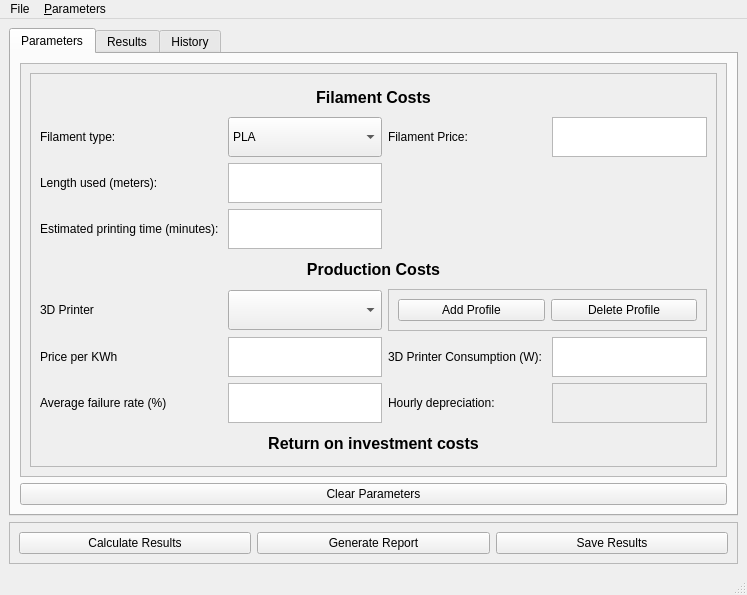
<?xml version="1.0" encoding="UTF-8"?>
<ui version="4.0">
 <class>MainWindow</class>
 <widget class="QMainWindow" name="MainWindow">
  <property name="geometry">
   <rect>
    <x>0</x>
    <y>0</y>
    <width>747</width>
    <height>595</height>
   </rect>
  </property>
  <property name="windowTitle">
   <string>MainWindow</string>
  </property>
  <widget class="QWidget" name="centralwidget">
   <layout class="QVBoxLayout" name="verticalLayout">
    <item>
     <widget class="QTabWidget" name="tabWidget">
      <property name="currentIndex">
       <number>0</number>
      </property>
      <widget class="QWidget" name="parameters_tab">
       <attribute name="title">
        <string>Parameters</string>
       </attribute>
       <layout class="QGridLayout" name="gridLayout">
        <item row="0" column="0">
         <widget class="QScrollArea" name="scrollArea">
          <property name="widgetResizable">
           <bool>true</bool>
          </property>
          <widget class="QWidget" name="scrollAreaWidgetContents">
           <property name="geometry">
            <rect>
             <x>0</x>
             <y>0</y>
             <width>705</width>
             <height>409</height>
            </rect>
           </property>
           <layout class="QVBoxLayout" name="verticalLayout_2">
            <item>
             <widget class="QFrame" name="frame_2">
              <property name="frameShape">
               <enum>QFrame::Shape::StyledPanel</enum>
              </property>
              <property name="frameShadow">
               <enum>QFrame::Shadow::Raised</enum>
              </property>
              <layout class="QGridLayout" name="gridLayout_2">
               <item row="7" column="3">
                <widget class="QTextEdit" name="textEdit_7">
                 <property name="enabled">
                  <bool>false</bool>
                 </property>
                 <property name="maximumSize">
                  <size>
                   <width>16777215</width>
                   <height>40</height>
                  </size>
                 </property>
                </widget>
               </item>
               <item row="7" column="0">
                <widget class="QLabel" name="label_10">
                 <property name="maximumSize">
                  <size>
                   <width>16777215</width>
                   <height>40</height>
                  </size>
                 </property>
                 <property name="text">
                  <string>Average failure rate (%)</string>
                 </property>
                </widget>
               </item>
               <item row="1" column="3">
                <widget class="QTextEdit" name="textEdit_3">
                 <property name="maximumSize">
                  <size>
                   <width>16777215</width>
                   <height>40</height>
                  </size>
                 </property>
                </widget>
               </item>
               <item row="1" column="2">
                <widget class="QLabel" name="label_3">
                 <property name="maximumSize">
                  <size>
                   <width>16777215</width>
                   <height>40</height>
                  </size>
                 </property>
                 <property name="text">
                  <string>Filament Price:</string>
                 </property>
                </widget>
               </item>
               <item row="5" column="0">
                <widget class="QLabel" name="label_11">
                 <property name="text">
                  <string>3D Printer</string>
                 </property>
                </widget>
               </item>
               <item row="7" column="1">
                <widget class="QTextEdit" name="textEdit_6">
                 <property name="maximumSize">
                  <size>
                   <width>16777215</width>
                   <height>40</height>
                  </size>
                 </property>
                </widget>
               </item>
               <item row="3" column="1">
                <widget class="QTextEdit" name="textEdit_2">
                 <property name="maximumSize">
                  <size>
                   <width>16777215</width>
                   <height>40</height>
                  </size>
                 </property>
                </widget>
               </item>
               <item row="6" column="1">
                <widget class="QTextEdit" name="textEdit_4">
                 <property name="maximumSize">
                  <size>
                   <width>16777215</width>
                   <height>40</height>
                  </size>
                 </property>
                </widget>
               </item>
               <item row="6" column="2">
                <widget class="QLabel" name="label_9">
                 <property name="maximumSize">
                  <size>
                   <width>16777215</width>
                   <height>40</height>
                  </size>
                 </property>
                 <property name="text">
                  <string>3D Printer Consumption (W): </string>
                 </property>
                </widget>
               </item>
               <item row="7" column="2">
                <widget class="QLabel" name="label_12">
                 <property name="maximumSize">
                  <size>
                   <width>16777215</width>
                   <height>40</height>
                  </size>
                 </property>
                 <property name="text">
                  <string>Hourly depreciation:</string>
                 </property>
                </widget>
               </item>
               <item row="4" column="0" colspan="4">
                <widget class="QLabel" name="label_7">
                 <property name="font">
                  <font>
                   <pointsize>12</pointsize>
                   <bold>true</bold>
                  </font>
                 </property>
                 <property name="text">
                  <string>Production Costs</string>
                 </property>
                 <property name="alignment">
                  <set>Qt::AlignmentFlag::AlignCenter</set>
                 </property>
                </widget>
               </item>
               <item row="6" column="0">
                <widget class="QLabel" name="label_8">
                 <property name="maximumSize">
                  <size>
                   <width>16777215</width>
                   <height>40</height>
                  </size>
                 </property>
                 <property name="text">
                  <string>Price per KWh</string>
                 </property>
                </widget>
               </item>
               <item row="2" column="1">
                <widget class="QTextEdit" name="textEdit">
                 <property name="maximumSize">
                  <size>
                   <width>16777215</width>
                   <height>40</height>
                  </size>
                 </property>
                </widget>
               </item>
               <item row="3" column="0">
                <widget class="QLabel" name="label_4">
                 <property name="maximumSize">
                  <size>
                   <width>16777215</width>
                   <height>40</height>
                  </size>
                 </property>
                 <property name="text">
                  <string>Estimated printing time (minutes): </string>
                 </property>
                </widget>
               </item>
               <item row="1" column="1">
                <widget class="QComboBox" name="comboBox">
                 <property name="maximumSize">
                  <size>
                   <width>16777215</width>
                   <height>40</height>
                  </size>
                 </property>
                 <item>
                  <property name="text">
                   <string>PLA</string>
                  </property>
                 </item>
                 <item>
                  <property name="text">
                   <string>ABS</string>
                  </property>
                 </item>
                 <item>
                  <property name="text">
                   <string>Nylon</string>
                  </property>
                 </item>
                 <item>
                  <property name="text">
                   <string>PETG</string>
                  </property>
                 </item>
                 <item>
                  <property name="text">
                   <string>ASA</string>
                  </property>
                 </item>
                </widget>
               </item>
               <item row="1" column="0">
                <widget class="QLabel" name="label">
                 <property name="maximumSize">
                  <size>
                   <width>16777215</width>
                   <height>40</height>
                  </size>
                 </property>
                 <property name="text">
                  <string>Filament type:</string>
                 </property>
                </widget>
               </item>
               <item row="5" column="2" colspan="2">
                <widget class="QFrame" name="frame_3">
                 <property name="maximumSize">
                  <size>
                   <width>16777215</width>
                   <height>80</height>
                  </size>
                 </property>
                 <property name="frameShape">
                  <enum>QFrame::Shape::StyledPanel</enum>
                 </property>
                 <property name="frameShadow">
                  <enum>QFrame::Shadow::Raised</enum>
                 </property>
                 <layout class="QHBoxLayout" name="horizontalLayout_2">
                  <item>
                   <widget class="QPushButton" name="pushButton_5">
                    <property name="text">
                     <string>Add Profile</string>
                    </property>
                   </widget>
                  </item>
                  <item>
                   <widget class="QPushButton" name="pushButton_6">
                    <property name="text">
                     <string>Delete Profile</string>
                    </property>
                   </widget>
                  </item>
                 </layout>
                </widget>
               </item>
               <item row="5" column="1">
                <widget class="QComboBox" name="comboBox_2">
                 <property name="maximumSize">
                  <size>
                   <width>16777215</width>
                   <height>40</height>
                  </size>
                 </property>
                </widget>
               </item>
               <item row="8" column="0" colspan="4">
                <widget class="QLabel" name="label_6">
                 <property name="maximumSize">
                  <size>
                   <width>16777215</width>
                   <height>40</height>
                  </size>
                 </property>
                 <property name="font">
                  <font>
                   <pointsize>12</pointsize>
                   <bold>true</bold>
                  </font>
                 </property>
                 <property name="text">
                  <string>Return on investment costs</string>
                 </property>
                 <property name="alignment">
                  <set>Qt::AlignmentFlag::AlignCenter</set>
                 </property>
                </widget>
               </item>
               <item row="0" column="0" colspan="4">
                <widget class="QLabel" name="label_5">
                 <property name="maximumSize">
                  <size>
                   <width>16777215</width>
                   <height>40</height>
                  </size>
                 </property>
                 <property name="font">
                  <font>
                   <pointsize>12</pointsize>
                   <bold>true</bold>
                  </font>
                 </property>
                 <property name="text">
                  <string>Filament Costs</string>
                 </property>
                 <property name="alignment">
                  <set>Qt::AlignmentFlag::AlignCenter</set>
                 </property>
                </widget>
               </item>
               <item row="6" column="3">
                <widget class="QTextEdit" name="textEdit_5">
                 <property name="maximumSize">
                  <size>
                   <width>16777215</width>
                   <height>40</height>
                  </size>
                 </property>
                </widget>
               </item>
               <item row="2" column="0">
                <widget class="QLabel" name="label_2">
                 <property name="maximumSize">
                  <size>
                   <width>16777215</width>
                   <height>40</height>
                  </size>
                 </property>
                 <property name="text">
                  <string>Length used (meters): </string>
                 </property>
                </widget>
               </item>
              </layout>
             </widget>
            </item>
           </layout>
          </widget>
         </widget>
        </item>
        <item row="1" column="0">
         <widget class="QPushButton" name="pushButton_4">
          <property name="text">
           <string>Clear Parameters</string>
          </property>
         </widget>
        </item>
       </layout>
      </widget>
      <widget class="QWidget" name="results_tab">
       <attribute name="title">
        <string>Results</string>
       </attribute>
      </widget>
      <widget class="QWidget" name="history_tab">
       <attribute name="title">
        <string>History</string>
       </attribute>
      </widget>
     </widget>
    </item>
    <item>
     <widget class="QFrame" name="frame">
      <property name="frameShape">
       <enum>QFrame::Shape::StyledPanel</enum>
      </property>
      <property name="frameShadow">
       <enum>QFrame::Shadow::Raised</enum>
      </property>
      <layout class="QHBoxLayout" name="horizontalLayout">
       <item>
        <widget class="QPushButton" name="pushButton">
         <property name="text">
          <string>Calculate Results</string>
         </property>
        </widget>
       </item>
       <item>
        <widget class="QPushButton" name="pushButton_2">
         <property name="text">
          <string>Generate Report</string>
         </property>
        </widget>
       </item>
       <item>
        <widget class="QPushButton" name="pushButton_3">
         <property name="text">
          <string>Save Results</string>
         </property>
        </widget>
       </item>
      </layout>
     </widget>
    </item>
   </layout>
  </widget>
  <widget class="QMenuBar" name="menubar">
   <property name="geometry">
    <rect>
     <x>0</x>
     <y>0</y>
     <width>747</width>
     <height>20</height>
    </rect>
   </property>
   <widget class="QMenu" name="menuFile">
    <property name="title">
     <string>File</string>
    </property>
    <addaction name="actionNew_File"/>
    <addaction name="actionExit"/>
   </widget>
   <widget class="QMenu" name="menu_Parameters">
    <property name="title">
     <string>&amp;Parameters</string>
    </property>
    <widget class="QMenu" name="menu_Currency">
     <property name="title">
      <string>&amp;Currency</string>
     </property>
     <addaction name="actionBRL"/>
     <addaction name="actionUSD"/>
    </widget>
    <addaction name="menu_Currency"/>
   </widget>
   <addaction name="menuFile"/>
   <addaction name="menu_Parameters"/>
  </widget>
  <widget class="QStatusBar" name="statusbar"/>
  <action name="actionNew_File">
   <property name="text">
    <string>&amp;New</string>
   </property>
  </action>
  <action name="actionExit">
   <property name="icon">
    <iconset theme="QIcon::ThemeIcon::ApplicationExit"/>
   </property>
   <property name="text">
    <string>&amp;Exit</string>
   </property>
  </action>
  <action name="actionBRL">
   <property name="text">
    <string>BRL (R$)</string>
   </property>
  </action>
  <action name="actionUSD">
   <property name="text">
    <string>USD ($)</string>
   </property>
  </action>
  <action name="actionFilament">
   <property name="text">
    <string>Filament</string>
   </property>
  </action>
 </widget>
 <resources/>
 <connections>
  <connection>
   <sender>actionExit</sender>
   <signal>triggered()</signal>
   <receiver>MainWindow</receiver>
   <slot>close()</slot>
   <hints>
    <hint type="sourcelabel">
     <x>-1</x>
     <y>-1</y>
    </hint>
    <hint type="destinationlabel">
     <x>306</x>
     <y>244</y>
    </hint>
   </hints>
  </connection>
 </connections>
</ui>
